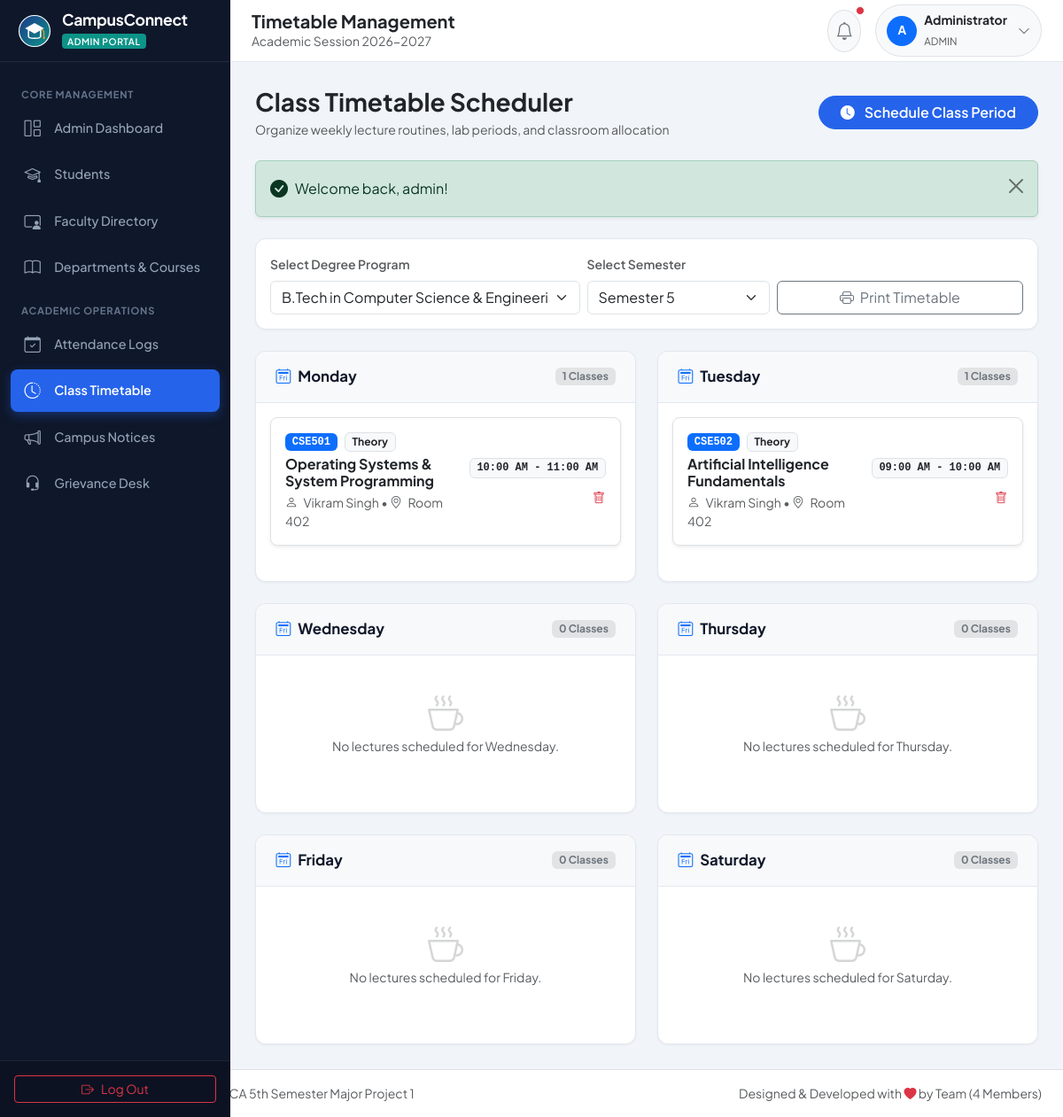
Page /admin/timetable.php (signed in) on the committed database.
### tables this page shows
CREATE TABLE `timetable` (
  `id` INT AUTO_INCREMENT PRIMARY KEY,
  `course_id` INT NOT NULL,
  `semester` INT NOT NULL,
  `subject_id` INT NOT NULL,
  `faculty_id` INT NOT NULL,
  `day_of_week` ENUM('Monday', 'Tuesday', 'Wednesday', 'Thursday', 'Friday', 'Saturday') NOT NULL,
  `start_time` TIME NOT NULL,
  `end_time` TIME NOT NULL,
  `room_no` VARCHAR(50) NOT NULL,
  `created_at` TIMESTAMP NOT NULL DEFAULT CURRENT_TIMESTAMP,
  CONSTRAINT `fk_tt_course` FOREIGN KEY (`course_id`) REFERENCES `courses` (`id`) ON DELETE CASCADE,
  CONSTRAINT `fk_tt_subject` FOREIGN KEY (`subject_id`) REFERENCES `subjects` (`id`) ON DELETE CASCADE,
  CONSTRAINT `fk_tt_faculty` FOREIGN KEY (`faculty_id`) REFERENCES `faculty` (`id`) ON DELETE CASCADE,
  INDEX `idx_tt_schedule` (`course_id`, `semester`, `day_of_week`)
);

CREATE TABLE `subjects` (
  `id` INT AUTO_INCREMENT PRIMARY KEY,
  `course_id` INT NOT NULL,
  `semester` INT NOT NULL,
  `subject_name` VARCHAR(120) NOT NULL,
  `subject_code` VARCHAR(30) NOT NULL UNIQUE,
  `credits` INT NOT NULL DEFAULT 4,
  `type` ENUM('Theory', 'Practical', 'Project') NOT NULL DEFAULT 'Theory',
  `created_at` TIMESTAMP NOT NULL DEFAULT CURRENT_TIMESTAMP,
  CONSTRAINT `fk_subjects_course` FOREIGN KEY (`course_id`) REFERENCES `courses` (`id`) ON DELETE CASCADE,
  INDEX `idx_subject_sem` (`course_id`, `semester`)
);

CREATE TABLE `faculty` (
  `id` INT AUTO_INCREMENT PRIMARY KEY,
  `user_id` INT NOT NULL UNIQUE,
  `employee_id` VARCHAR(30) NOT NULL UNIQUE,
  `first_name` VARCHAR(60) NOT NULL,
  `last_name` VARCHAR(60) NOT NULL,
  `email` VARCHAR(100) NOT NULL UNIQUE,
  `phone` VARCHAR(20) NULL,
  `designation` VARCHAR(60) NOT NULL,
  `department_id` INT NOT NULL,
  `qualification` VARCHAR(100) NULL,
  `joining_date` DATE NULL,
  `profile_pic` VARCHAR(255) DEFAULT 'default_faculty.png',
  `created_at` TIMESTAMP NOT NULL DEFAULT CURRENT_TIMESTAMP,
  CONSTRAINT `fk_faculty_user` FOREIGN KEY (`user_id`) REFERENCES `users` (`id`) ON DELETE CASCADE,
  CONSTRAINT `fk_faculty_dept` FOREIGN KEY (`department_id`) REFERENCES `departments` (`id`) ON DELETE RESTRICT
);

### admin/timetable.php (the view, shortened to what this page needs)
<?php
require_once __DIR__ . '/../includes/auth.php';
require_once __DIR__ . '/../includes/functions.php';
$courses = $pdo->query("SELECT id, course_name, course_code FROM courses ORDER BY course_name ASC")->fetchAll();
$selected_course_id = (int)($_GET['course_id'] ?? ($courses[0]['id'] ?? 1));
$selected_sem = (int)($_GET['semester'] ?? 5);
$ttStmt = $pdo->prepare("
    SELECT t.*, s.subject_name, s.subject_code, s.type as subject_type,
           f.first_name, f.last_name, f.designation
    FROM timetable t
    JOIN subjects s ON t.subject_id = s.id
    JOIN faculty f ON t.faculty_id = f.id
    WHERE t.course_id = ? AND t.semester = ?
    ORDER BY FIELD(t.day_of_week, 'Monday', 'Tuesday', 'Wednesday', 'Thursday', 'Friday', 'Saturday'), t.start_time ASC
");
$ttStmt->execute([$selected_course_id, $selected_sem]);
$slots = $ttStmt->fetchAll();
$days = ['Monday', 'Tuesday', 'Wednesday', 'Thursday', 'Friday', 'Saturday'];
$scheduleByDay = [];
foreach ($days as $day) {
    $scheduleByDay[$day] = [];
}
foreach ($slots as $slot) {
    $scheduleByDay[$slot['day_of_week']][] = $slot;
}
require_once __DIR__ . '/../includes/header.php';
require_once __DIR__ . '/../includes/sidebar.php';
?>
<div class="main-wrapper">
    <div class="page-content">
        <div class="d-flex flex-column flex-md-row justify-content-between align-items-md-center gap-3 mb-4">
            <div>
                <h3 class="fw-bold text-dark mb-1">Class Timetable Scheduler</h3>
                <p class="text-muted small mb-0">Organize weekly lecture routines, lab periods, and classroom allocation</p>
            </div>
            <button class="btn btn-primary rounded-pill px-4" data-bs-toggle="modal" data-bs-target="#addSlotModal">
                <i class="bi bi-clock-fill me-2"></i> Schedule Class Period
            </button>
        </div>
        <div class="app-card p-3 mb-4">
            <form method="GET" action="timetable.php" class="row g-2 align-items-end">
                <div class="col-md-5">
                    <label class="form-label small fw-semibold text-muted">Select Degree Program</label>
                    <select name="course_id" class="form-select" onchange="this.form.submit()">
                        <?php foreach ($courses as $c): ?>
                            <option value="<?= $c['id'] ?>" <?= ($selected_course_id == $c['id']) ? 'selected' : '' ?>>
                                <?= e($c['course_name']) ?> (<?= e($c['course_code']) ?>)
                            </option>
                        <?php endforeach; ?>
                    </select>
                </div>
                <div class="col-md-3">
                    <label class="form-label small fw-semibold text-muted">Select Semester</label>
                    <select name="semester" class="form-select" onchange="this.form.submit()">
                        <?php for ($s = 1; $s <= 8; $s++): ?>
                            <option value="<?= $s ?>" <?= ($selected_sem == $s) ? 'selected' : '' ?>>Semester <?= $s ?></option>
                        <?php endfor; ?>
                    </select>
                </div>
                <div class="col-md-4 text-md-end">
                    <button type="button" class="btn btn-outline-secondary w-100" onclick="window.print()">
                        <i class="bi bi-printer me-1"></i> Print Timetable
                    </button>
                </div>
            </form>
        </div>
        <div class="row g-4">
            <?php foreach ($days as $day): ?>
                <div class="col-lg-6">
                    <div class="app-card h-100">
                        <div class="app-card-header bg-light">
                            <h6 class="app-card-title">
                                <i class="bi bi-calendar2-day text-primary"></i> <?= $day ?>
                            </h6>
                            <span class="badge bg-secondary-subtle text-secondary"><?= count($scheduleByDay[$day]) ?> Classes</span>
                        </div>
                        <div class="p-3">
                            <?php if (empty($scheduleByDay[$day])): ?>
                                <div class="text-center py-4 text-muted small">
                                    <i class="bi bi-cup-hot display-6 text-muted opacity-25 d-block mb-1"></i>
                                    No lectures scheduled for <?= $day ?>.
                                </div>
                            <?php else: ?>
                                <div class="d-flex flex-column gap-2">
                                    <?php foreach ($scheduleByDay[$day] as $item): ?>
                                        <div class="p-3 rounded-3 border bg-white shadow-sm d-flex justify-content-between align-items-center">
                                            <div>
                                                <div class="d-flex align-items-center gap-2 mb-1">
                                                    <span class="badge bg-primary text-white font-monospace"><?= e($item['subject_code']) ?></span>
                                                    <span class="badge <?= ($item['subject_type'] === 'Practical') ? 'bg-info-subtle text-info' : 'bg-light text-dark border' ?>">
                                                        <?= e($item['subject_type']) ?>
                                                    </span>
                                                </div>
                                                <h6 class="fw-bold text-dark mb-1"><?= e($item['subject_name']) ?></h6>
                                                <div class="small text-muted">
                                                    <i class="bi bi-person me-1"></i> <?= e($item['first_name'] . ' ' . $item['last_name']) ?> &bull;
                                                    <i class="bi bi-geo-alt me-1"></i> <?= e($item['room_no']) ?>
                                                </div>
                                            </div>
                                            <div class="text-end">
                                                <div class="badge bg-light text-dark border px-2.5 py-1.5 mb-2 font-monospace">
                                                    <?= format_time($item['start_time']) ?> - <?= format_time($item['end_time']) ?>
                                                </div>
                                                <div>
                                                    <form method="POST" action="timetable.php" class="d-inline" onsubmit="return confirm('Delete this class slot?');">
                                                        <button type="submit" class="btn btn-sm btn-link text-danger p-0" title="Delete Slot">
                                                            <i class="bi bi-trash"></i>
                                                        </button>
                                                    </form>
                                                </div>
                                            </div>
                                        </div>
                                    <?php endforeach; ?>
                                </div>
                            <?php endif; ?>
                        </div>
                    </div>
                </div>
            <?php endforeach; ?>
        </div>
    </div>
<?php require_once __DIR__ . '/../includes/footer.php'; ?>

### assets/css/style.css (style rules this page uses)
:root { --primary-color: #1e3a8a; --primary-hover: #1e40af; --secondary-color: #2563eb; --accent-color: #0d9488; --accent-hover: #0f766e; --bg-main: #f1f5f9; --card-bg: #ffffff; --sidebar-bg: #0f172a; --sidebar-hover: #1e293b; --sidebar-active: #2563eb; --text-dark: #0f172a; --text-muted: #64748b; --border-color: #e2e8f0; --font-family: 'Plus Jakarta Sans', system-ui, -apple-system, sans-serif; --topbar-height: 70px; --sidebar-width: 260px; }
body { font-family: var(--font-family); background-color: var(--bg-main); color: var(--text-dark); min-height: 100vh; margin: 0; padding: 0; overflow-x: hidden; }
.main-wrapper { margin-left: var(--sidebar-width); padding-top: var(--topbar-height); min-height: 100vh; display: flex; flex-direction: column; transition: margin-left 0.3s ease; }
.page-content { padding: 1.75rem; flex-grow: 1; }
.app-card { background: var(--card-bg); border-radius: 12px; border: 1px solid var(--border-color); box-shadow: 0 1px 3px 0 rgba(0, 0, 0, 0.05); margin-bottom: 1.5rem; }
.app-card-header { padding: 1.15rem 1.4rem; border-bottom: 1px solid var(--border-color); display: flex; align-items: center; justify-content: space-between; background-color: #ffffff; border-radius: 12px 12px 0 0; }
.app-card-title { font-size: 1.05rem; font-weight: 700; color: var(--text-dark); margin: 0; display: flex; align-items: center; gap: 0.5rem; }
.btn-primary { background-color: var(--secondary-color); border-color: var(--secondary-color); font-weight: 600; }

### rows in the picture
timetable: subject.subject_code "CSE501", subject.type "Theory", subject.subject_name "Operating Systems & System Programming", faculty.last_name "Vikram Singh", room_no "Room 402", start_time "10:00 AM", end_time "11:00 AM"
timetable: subject.subject_code "CSE502", subject.type "Theory", subject.subject_name "Artificial Intelligence Fundamentals", faculty.last_name "Vikram Singh", room_no "Room 402", start_time "09:00 AM", end_time "10:00 AM"

### other values in the picture
$pageTitle "Timetable Management"
$currentUser['full_name'] "Administrator"
$currentRole "ADMIN"
$message "Welcome back, admin!"
$day "Monday"
count($scheduleByDay[$day]) "1"
$day "Tuesday"
$day "Wednesday"
count($scheduleByDay[$day]) "0"
$day "Thursday"
$day "Friday"
$day "Saturday"
form field course_id "B.Tech in Computer Science & Engineering (BTECH-CSE)"
